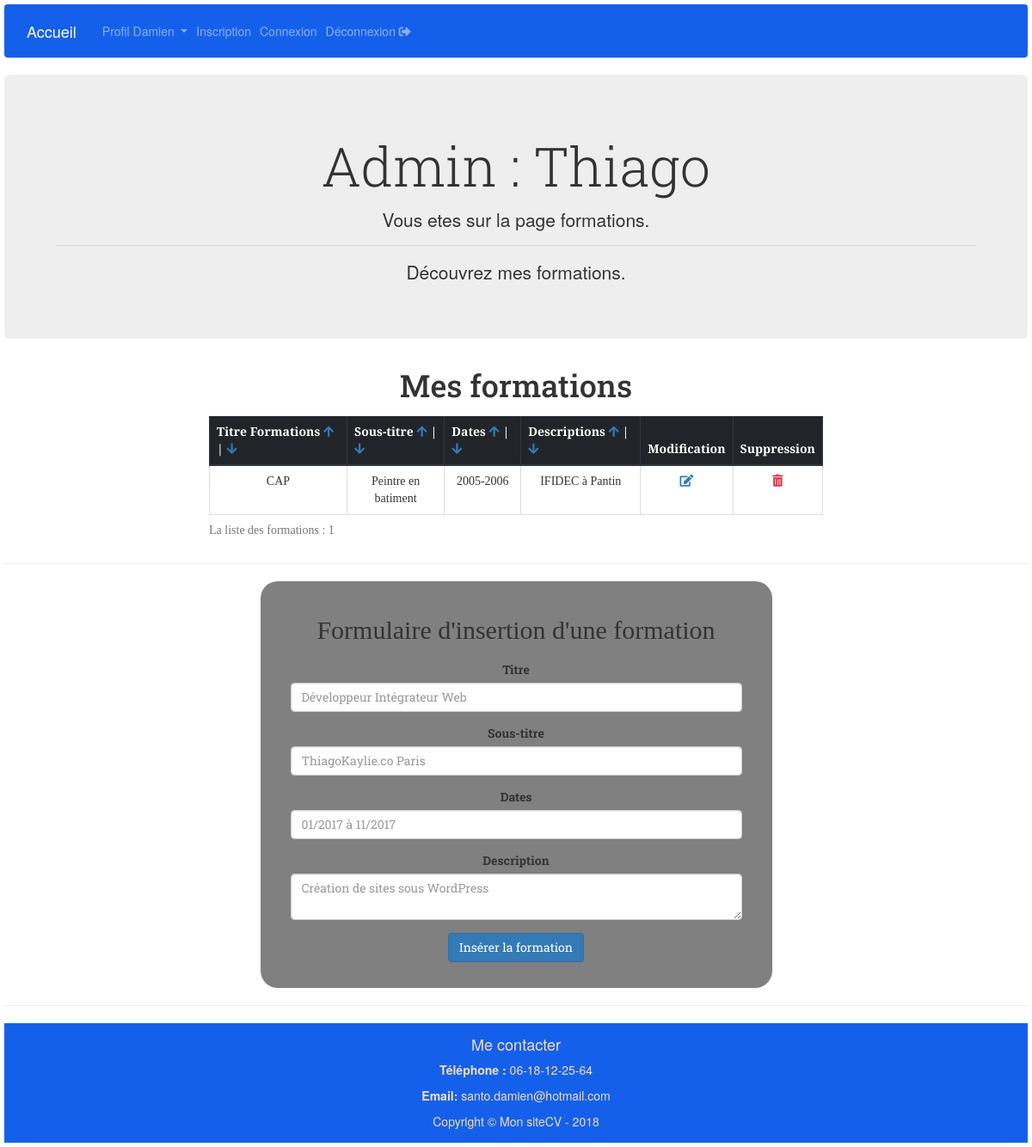
The app's page /formations.php (signed in) with its own data.
### tables this page shows
CREATE TABLE `t_utilisateurs` (
  `id_utilisateur` int(3) NOT NULL,
  `prenom` varchar(45) NOT NULL,
  `nom` varchar(45) NOT NULL,
  `email` varchar(50) NOT NULL,
  `telephone` varchar(20) NOT NULL,
  `portable` varchar(20) NOT NULL,
  `mdp` varchar(15) NOT NULL,
  `pseudo` varchar(15) NOT NULL,
  `age` smallint(5) NOT NULL,
  `anniversaire` date NOT NULL,
  `genre` enum('Homme','Femme') NOT NULL,
  `civilite` enum('M','Mme') NOT NULL,
  `adresse` text NOT NULL,
  `code_postal` varchar(5) NOT NULL,
  `ville` varchar(30) NOT NULL,
  `pays` varchar(30) NOT NULL,
  `commentaire` text NOT NULL
);

CREATE TABLE `t_formations` (
  `id_formation` int(3) NOT NULL,
  `titre_form` varchar(150) NOT NULL,
  `stitre_form` varchar(250) NOT NULL,
  `dates_form` varchar(100) NOT NULL,
  `description_form` text NOT NULL,
  `id_utilisateur` int(3) NOT NULL
);

### formations.php (the view, shortened to what this page needs)
<?php require 'connexion.php';
if (isset($_SESSION['connexion_admin'])) {
    $id_utilisateur=$_SESSION['id_utilisateur'];
}else {
    header('location:authentification.php');
}
$sql = $pdoCV -> query(" SELECT * FROM t_utilisateurs where id_utilisateur = '$id_utilisateur'");
$ligne_utilisateur = $sql-> fetch();
$order = '';
require_once 'inc/haut_page.php';
require_once 'inc/navigation.php';
?>
<?php
$sql = $pdoCV -> prepare("SELECT * FROM t_formations WHERE id_utilisateur = '$id_utilisateur' $order");
$sql -> execute();
$nbr_formations = $sql -> rowCount(); ?>
    <div class="jumbotron text-center mb-4">
        <h1 class="display-4">Admin : <?php echo $ligne_utilisateur['pseudo']; ?></h1>
        <p class="lead">Vous etes sur la page formations.</p>
        <hr class="my-4">
        <p>Découvrez mes formations.</p>
    </div>
    <div class="text-center table-responsive table-hover mt-4 ">
        <h1 class=" mb-4">Mes formations</h1>
        <table class="table table-bordered mb-4 mx-auto">
        <caption>La liste des formations : <?php echo $nbr_formations; ?></caption>
            <thead class="thead-dark">
                <tr>
                    <th>Titre Formations <a href="formations.php?column=titre_form&order=asc"><i class="fas fa-arrow-up"></i></a> | <a href="formations.php?column=titre_form&order=desc"><i class="fas fa-arrow-down"></i></a> </th>
                    <th>Sous-titre <a href="formations.php?column=stitre_form&order=asc"><i class="fas fa-arrow-up"></i></a> | <a href="formations.php?column=stitre_form&order=desc"><i class="fas fa-arrow-down"></i></a> </th>
                    <th>Dates <a href="formations.php?column=dates_form&order=asc"><i class="fas fa-arrow-up"></i></a> | <a href="formations.php?column=dates_form&order=desc"><i class="fas fa-arrow-down"></i></a> </th>
                    <th>Descriptions <a href="formations.php?column=description_form&order=asc"><i class="fas fa-arrow-up"></i></a> | <a href="formations.php?column=description_form&order=desc"><i class="fas fa-arrow-down"></i></a> </th>
                    <th>Modification</th>
                    <th>Suppression</th>
                </tr>
            </thead>
            <tbody>
            <?php while($ligne_formation = $sql -> fetch()) {
            ?>
                <tr>
                    <td><?= $ligne_formation['titre_form']; ?></td>
                    <td><?= $ligne_formation['stitre_form']; ?></td>
                    <td><?= $ligne_formation['dates_form']; ?></td>
                    <td><?= $ligne_formation['description_form']; ?></td>
                    <td> <a href="modif_formation.php?id_formation=<?= $ligne_formation['id_formation'];?>"><i class="fas fa-edit"></i></a></td>
                    <td> <a href="formations.php?id_formation=<?= $ligne_formation['id_formation'];?>"><i class="fas fa-trash-alt text-danger"></i></a></td>
                </tr>
            <?php
                }
            ?>
            </tbody>
        </table>
        <hr>
    </div>
        <div class="formulaire text-center mx-auto">
            <h2 class="text-center">Formulaire d'insertion d'une formation</h2>
            <form action="formations.php" method="post" class="px-4 py-3">
                <div class="form-group">
                    <label for="titre_form">Titre </label>
                    <input type="text" class="form-control" name="titre_form" placeholder="Développeur Intégrateur Web" required>
                </div>
                <div class="form-group">
                    <label for="stitre_form">Sous-titre </label>
                    <input type="text" class="form-control" name="stitre_form" placeholder="ThiagoKaylie.co Paris" required>
                </div>
                <div class="form-group">
                    <label for="dates_form">Dates </label>
                    <input type="text" class="form-control" name="dates_form" placeholder="01/2017 à 11/2017" required>
                </div>
                <div class="form-group">
                    <label for="description_form" class="d-block">Description </label>
                    <textarea name="description_form" class="form-control" placeholder="Création de sites sous WordPress"></textarea>
                </div>
                <div>
                    <button type="submit" class="btn btn-primary">Insérer la formation</button>
                </div>
            </form>
        </div>
<?php
require_once 'inc/bas_page.php';

### inc/navigation.php (shortened to what this page needs)
<nav class="navbar navbar-expand-sm navbar-dark text-white">
    <a class="navbar-brand" href="index.php">Accueil </a>
    <ul class="navbar-nav">
    <li class="nav-item dropdown">
      <a class="nav-link dropdown-toggle" href="#" id="navbardrop" data-toggle="dropdown">
        Profil <?php echo $ligne_utilisateur['prenom']; ?>
      </a>
    </li>
    <li class="nav-item">
      <a class="nav-link" href="#">Inscription</a>
    </li>
    <li class="nav-item">
      <a class="nav-link" href="connexion.php">Connexion</a>
    </li>
    <li class="nav-item">
      <a class="nav-link" href="../admin/index.php?quitter=oui" title="déconnecter vous ! ">Déconnexion <i class="fas fa-sign-out-alt"></i></a>
    </li>
  </ul>
</nav>

### css/style.css (style rules this page uses)
.navbar { background: rgb(21, 96, 235); }
.formulaire { font-family: 'Roboto Slab', serif; width: 50%; background: grey; margin: 0 auto; padding: 20px; border-radius: 20px; }
h1 { font-family: 'Roboto Slab', serif; }
h2 { font-family: 'PT Serif', serif; }
.table { font-family: 'PT Serif', serif; width: 60%; }

### records on screen
t_utilisateurs: prenom "Damien", pseudo "Thiago"
t_formations: titre_form "CAP", stitre_form "Peintre en batiment", dates_form "2005-2006", description_form "IFIDEC à Pantin"

### other values on screen
$nbr_formations "1"
